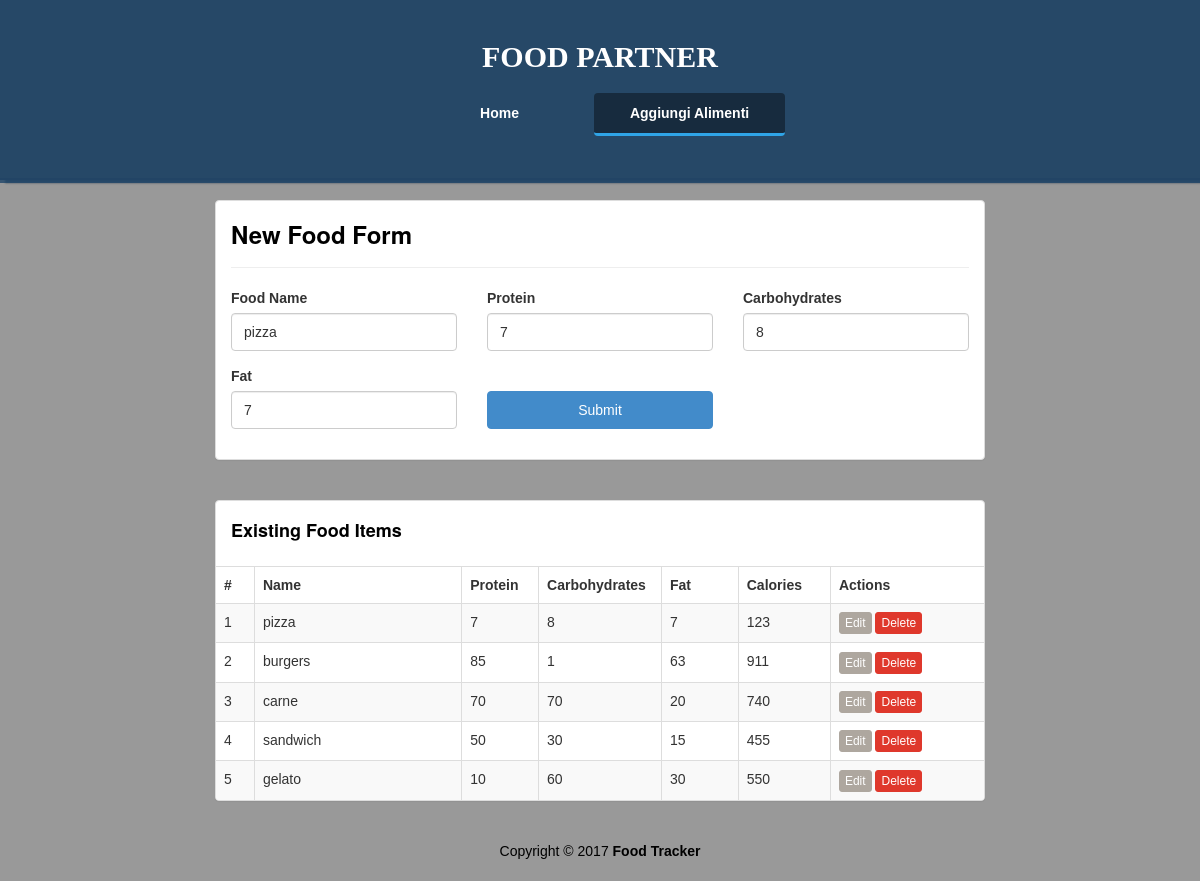
The page /edit_food/1 on the database its author committed.
### database/models.py (models this page shows)
class Alimenti(db.Model):
    __tablename__ = "Alimenti"
    id = db.Column(db.Integer, primary_key=True)
    name = db.Column(db.String(50), unique=True, nullable=False)
    proteins = db.Column(db.Integer, nullable=False)
    carbs = db.Column(db.Integer, nullable=False)
    fats = db.Column(db.Integer, nullable=False)
    @property
    def calories(self):
        return self.proteins * 4 + self.carbs * 4 + self.fats * 9

### main/routes.py (the view)
@main.route('/edit_food/<int:food_id>')
def edit_food(food_id):
    food = Alimenti.query.get_or_404(food_id)
    foods = Alimenti.query.all()
    return render_template('add.html', food=food, foods=foods)

### templates/add.html (shortened to what this page needs)
<!DOCTYPE html>
<html lang="en">
	<head>
		<link rel="stylesheet" href="/static/united.min.css" />
		<link rel="stylesheet" href="/static/styles.css" />
	</head>
	<body>
		<div class="container-fluid" id="wrapper">
			<div class="row" id="homeJumbo">
				<div class="overlay"></div>
				<div class="col-lg-12">
					<h1>
						<a href="./">FOOD PARTNER</a>
					</h1>
					<div class="row t20">
						<div class="col-lg-4 col-lg-offset-4">
							<ul class="nav nav-pills nav-justified">
							  <li role="presentation">
							  	<a href="{{ url_for('dashboard') }}" title="Home">Home</a>
							  </li>
							  <li role="presentation" class="active">
							  	<a href="./add.html" title="Add Food Item">Aggiungi Alimenti</a>
							  </li>
							</ul>
						</div>
					</div>
				</div>
			</div>
			<div class="row t20">
				<div class="col-lg-8 col-lg-offset-2">
					<div class="panel panel-default">
						<div class="panel-body">
							<h3 class="lean-h text-black">
								 New Food Form
							</h3>
							<hr />
							<form action="{{ url_for('main.add') }}" method="POST" role="form">
								<div class="row">
									<div class="col-lg-4">
										<div class="form-group">
											<label for="food-name">Food Name</label>
						                  	<input type="text" class="form-control" id="food-name" name="food-name" placeholder="Food Name" value="{{ food.name }}" autofocus>
										</div>
									</div>
									<div class="col-lg-4">
										<div class="form-group">
						                  <label for="protein">Protein</label>
						                  <input type="number" class="form-control" id="protein" name="protein" placeholder="Protein" value="{{ food.proteins }}">
						                </div>
									</div>
									<div class="col-lg-4">
										<div class="form-group">
						                  <label for="carbohydrates">Carbohydrates</label>
						                  <input type="number" class="form-control" id="carbohydrates" name="carbohydrates" placeholder="Carbohydrates" value="{{ food.carbs }}">
						                </div>
									</div>
								</div>
								<div class="row">
									<div class="col-lg-4">
										<div class="form-group">
						                  <label for="fat">Fat</label>
						                  <input type="number" class="form-control" id="fat" name="fat" placeholder="Fat" value="{{ food.fats }}">
						                </div>
									</div>
									<div class="col-lg-4">
										<div class="form-group">
											<button type="submit" class="btn btn-primary btn-block">
												 Submit
											</button>
										</div>
									</div>
								</div>
							</form>
						</div>
					</div>
				</div>
			</div>
			<div class="row t20">
				<div class="col-lg-8 col-lg-offset-2">
					<div class="panel panel-default">
						<div class="panel-body">
							<h4 class="lean-h text-black">
								 Existing Food Items
							</h4>
						</div>
						<div class="table-responsive">
							<table class="table table-striped table-hover table-bordered">
								<thead>
									<tr>
										<th style="width: 5%;">#</th>
										<th>Name</th>
										<th style="width: 10%;">Protein</th>
										<th style="width: 16%;">Carbohydrates</th>
										<th style="width: 10%;">Fat</th>
										<th style="width: 12%;">Calories</th>
										<th style="width: 20%;">Actions</th>
									</tr>
								</thead>
								<tbody>
									{% for food in foods %}
									<tr>
										<td>{{food.id}}</td><td>{{food.name}}</td><td>{{food.proteins}}</td>
										<td>{{food.carbs}}</td><td>{{food.fats}}</th><td>{{food.calories}}</td>
										<td>
											<a href="{{ url_for('main.edit_food', food_id=food.id)}}" class="btn btn-default btn-xs">
												 Edit
											</a>
											<a href="{{ url_for('main.delete_food', food_id=food.id)}}" class="btn btn-danger btn-xs">
												 Delete
											</a>
										</td>
									</tr>
									{% endfor%}
								</tbody>
							</table>
						</div>
					</div>
				</div>
			</div>
			<footer>
				<div class="row pad">
					<div class="col-lg-12 text-center">
						Copyright &copy; 2017 <strong>Food Tracker</strong>
					</div>
				</div>
			</footer>
		</div>
	</body>
</html>

### static/styles.css (style rules this page uses)
body { background: rgba(0, 0, 0, .4); font-family: 'Ubuntu', sans-serif; }
#homeJumbo { position: relative; min-height: 180px; background: rgba(53, 67, 82, 0.8); background-size: cover; background-repeat: no-repeat; border-bottom: 2px solid rgba(44, 62, 80, .8); box-shadow: 7px 1px 2px 2px rgba(44, 62, 80, .8); }
#homeJumbo > div.overlay { position: absolute; height: 183px; width: 100%; background: rgba(30, 69, 105, 0.8); }
#homeJumbo h1 { font-size: 30px; color: white; font-family: 'Oswald'; text-align: center; padding-top: 20px; font-weight: bolder; }
#homeJumbo h1 > a { color: white; text-decoration: none; }
.t20 { margin-top: 20px; }
.nav-pills>li.active>a, .nav-pills>li.active>a:hover, .nav-pills>li.active>a:focus { color: white; border-bottom: 3px solid #2fa4e7; font-weight: bolder; background: rgba(0, 0, 0, .4); }
.nav-justified>li>a { color: white; font-weight: bolder; }
.nav-pills>li+li { padding-left: 10px; }
.lean-h { margin-top: 5px; margin-bottom: 10px; font-weight: bolder; }
.text-black { color: black !important; }
footer { margin-top: 20px; color: black; margin-bottom: 20px; }

### rows shown on the page
Alimenti: food-name "pizza", protein "7", carbohydrates "8", fat "7", id "1", name "pizza", proteins "7", carbs "8", fats "7", calories "123"
Alimenti: id "2", name "burgers", proteins "85", carbs "1", fats "63", calories "911"
Alimenti: id "3", name "carne", proteins "70", carbs "70", fats "20", calories "740"
Alimenti: id "4", name "sandwich", proteins "50", carbs "30", fats "15", calories "455"
Alimenti: id "5", name "gelato", proteins "10", carbs "60", fats "30", calories "550"
